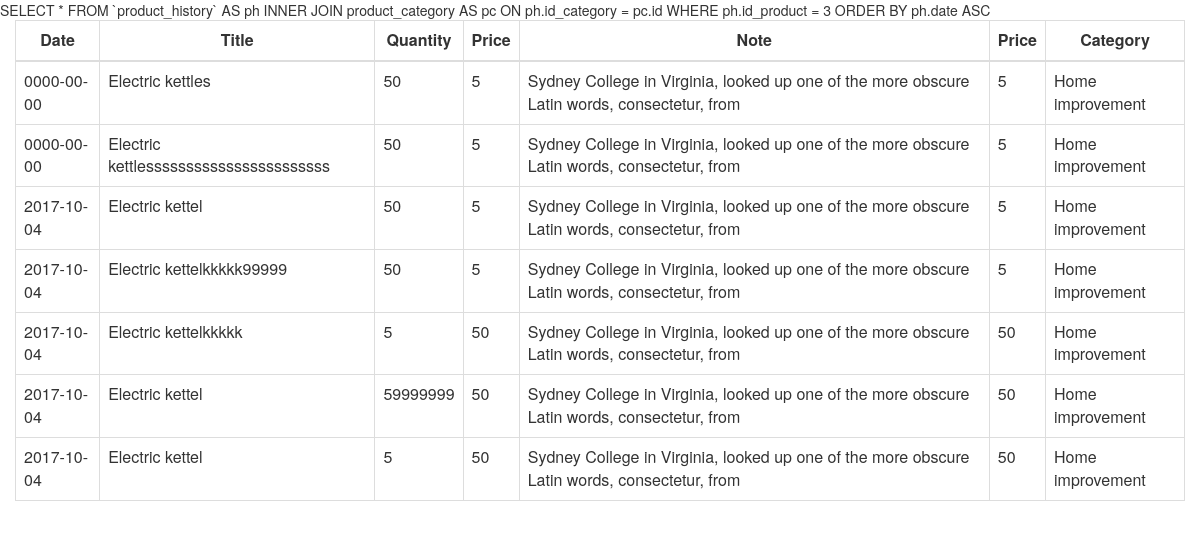
The app's page /product/history_view/3 with its own data.
### tables this page shows
CREATE TABLE IF NOT EXISTS `product_history` (
  `id` int(11) NOT NULL,
  `date` date NOT NULL,
  `id_product` int(11) NOT NULL,
  `title` varchar(100) NOT NULL,
  `quantity` int(11) NOT NULL,
  `price` int(11) NOT NULL,
  `note` varchar(200) NOT NULL,
  `id_category` int(11) NOT NULL
);

CREATE TABLE IF NOT EXISTS `product_category` (
  `id` int(11) NOT NULL,
  `category` varchar(100) NOT NULL
);

### src/View.php (called while the page is built)
<?php
class View
{
    private $params;
    public function __construct(array $params = array()){
        $this->params = $params;
    }
    public function render($file){
        extract($this->params);
        require('Views/'.$file.'.php');
    }
}

### src/Controllers/ProductController.php (called while the page is built, shortened)
<?php
class ProductController{
    public function history_view(){
        $history = new HistoryModel;
        $product_history = $history->get_all_by_id(Route::getInstance()->get_first_param());
        $view = new View(['product_history' => $product_history]);
        $view->render('Product_history');
    }
}

### src/App.php (called while the page is built, shortened)
<?php
class App
{
    public function __construct()
    {
        $route = Route::getInstance();
        $result = $route->get_controller_and_action();
        $controller = new $class_name();
        $controller->{$result['action']}();
    }
}

### index.php (called while the page is built, shortened)
<?php
require ('autoloader.php');
new App;

### autoloader.php (called while the page is built, shortened)
<?php
spl_autoload_register(function ($class) {
    $prefix = '';
    $base_dir = __DIR__ . '/src/';
    $len = strlen($prefix);
    $relative_class = substr($class, $len);
    $file = $base_dir . str_replace('\\', '/', $relative_class) . '.php';
});

### src/Database.php (called while the page is built, shortened)
<?php
class Database {
	private $_connection;
	private static $_instance;
	private $_host = "sunrice";
    private $_username = "root";
	private $_password = "";
	private $_database = "sunrice";
	public static function getInstance(){
		if(!self::$_instance){
			self::$_instance = new self();
		}
		return self::$_instance;
	}
	private function __construct() {
		$this->_connection = new \mysqli($this->_host, $this->_username, $this->_password, $this->_database);
	}
	public function query_all($query){
      	$result = $this->_connection->query($query);
        $res=[];
        foreach($result as $val){
            $res[] = $val;
        }
        return $res;
    }
}

### src/Route.php (called while the page is built, shortened)
<?php
class Route{
    private static $_instance;
    private $uri;
    public function __construct($uri){
        $this->uri = $uri;
    }
    public static function getInstance(){
        if(!self::$_instance){
            self::$_instance = new self($_SERVER['REQUEST_URI']);
        }
        return self::$_instance;
    }
    public function get_first_param(){
        $uri_parts = explode('/', $this->uri);
        return $uri_parts[3];
    }
}

### src/Models/HistoryModel.php (called while the page is built, shortened)
<?php
class HistoryModel
{
    private $connection;
    public function __construct(){
        $this->connection = \Database::getInstance();
    }
    public function get_all_by_id($id){
        return $this->connection->query_all("
            SELECT * FROM `product_history` AS ph
            INNER JOIN product_category AS pc ON
            ph.id_category = pc.id WHERE ph.id_product = $id ORDER BY ph.date ASC
        ");
    }
}

### src/Views/Product_history.php (the view)
<?php
include('headers.php');
?>
<div class="container">
    <div class="row">
        <table class="table table-bordered">
            <thead>
            <tr>
                <th class='text-center'>Date</th>
                <th class='text-center'>Title</th>
                <th class='text-center'>Quantity</th>
                <th class='text-center'>Price</th>
                <th class='text-center'>Note</th>
                <th class='text-center'>Price</th>
                <th class='text-center'>Category</th>
            </tr>
            </thead>
            <tbody>
            <?php
            foreach($product_history as $record){
                ?>
                <tr>
                    <td>
                        <? echo $record['date']?>
                    </td>
                    <td>
                        <? echo $record['title']?>
                    </td>
                    <td>
                        <? echo $record['quantity']?>
                    </td>
                    <td>
                        <? echo $record['price']?>
                    </td>
                    <td>
                        <? echo $record['note']?>
                    </td>
                    <td>
                        <? echo $record['price']?>
                    </td>
                    <td>
                        <? echo $record['category']?>
                    </td>
                </tr>
            <?php
            }
            ?>
            </tbody>
        </table>
    </div>
</div>
<?php
include('footer.php');
?>

### records on screen
product_history: date "0000-00-00", title "Electric kettles", quantity "50", price "5", note "Sydney College in Virginia, looked up one of the more obscure Latin words, consectetur, from", product_category.category "Home improvement"
product_history: date "0000-00-00", title "Electric kettlesssssssssssssssssssssss", quantity "50", price "5", note "Sydney College in Virginia, looked up one of the more obscure Latin words, consectetur, from", product_category.category "Home improvement"
product_history: date "2017-10-04", title "Electric kettel", quantity "50", price "5", note "Sydney College in Virginia, looked up one of the more obscure Latin words, consectetur, from", product_category.category "Home improvement"
product_history: date "2017-10-04", title "Electric kettelkkkkk99999", quantity "50", price "5", note "Sydney College in Virginia, looked up one of the more obscure Latin words, consectetur, from", product_category.category "Home improvement"
product_history: date "2017-10-04", title "Electric kettelkkkkk", quantity "5", price "50", note "Sydney College in Virginia, looked up one of the more obscure Latin words, consectetur, from", product_category.category "Home improvement"
product_history: date "2017-10-04", title "Electric kettel", quantity "59999999", price "50", note "Sydney College in Virginia, looked up one of the more obscure Latin words, consectetur, from", product_category.category "Home improvement"
product_history: date "2017-10-04", title "Electric kettel", quantity "5", price "50", note "Sydney College in Virginia, looked up one of the more obscure Latin words, consectetur, from", product_category.category "Home improvement"
